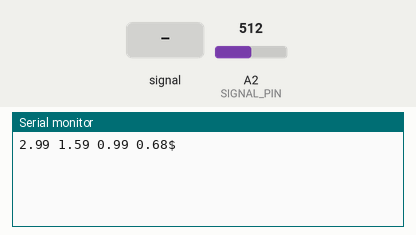
A sketch run on a simulated Arduino Uno, built with avr-gcc and run on an emulated ATmega328P. Shown: the last lines printed to the serial monitor. The test bench sets the inputs (shaded band); at power-on: A2 (SIGNAL_PIN) = 512.

Above: at 1.2 s.
1.3 s: A2 (SIGNAL_PIN) fed a 200 Hz sine of ±81 counts around its level
At 2.6 s:
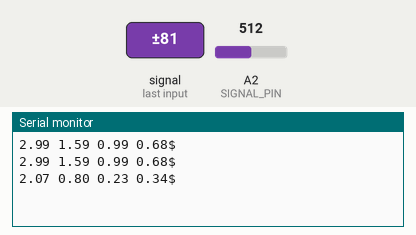
2.8 s: A2 (SIGNAL_PIN) set to 716
At 3.3 s:
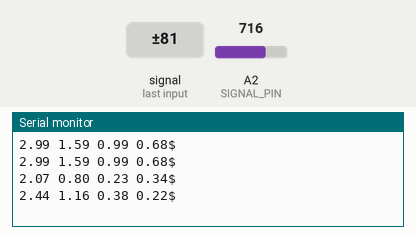
4.3 s: A2 (SIGNAL_PIN) fed a 1000 Hz sine of ±255 counts around its level
At 5.1 s:
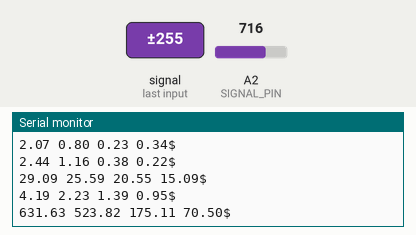
5.8 s: A2 (SIGNAL_PIN) set to 900
At 6.7 s:
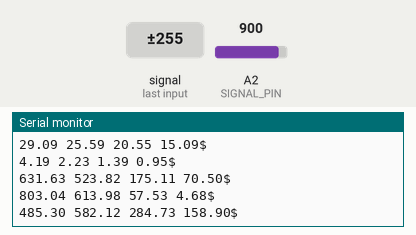
Timing chart, 0 to 8.3 s (numbered marks = the images above; inputs shaded):
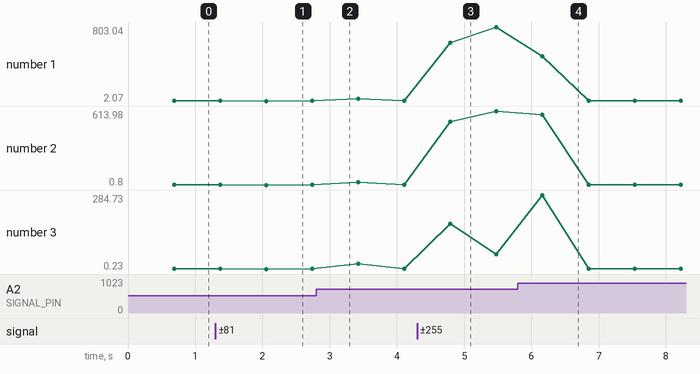

The sketch:

entry.ino
```cpp
#include <arduinoFFT.h>

#define BAUD_RATE 9600
#define SAMPLING_FREQ 256 //Hz
#define PERIOD_MICROS 1000000 / SAMPLING_FREQ

//We want as little delay on this as possible.
//Mind the sizes of the two 'double' arrays, dependent on this value!
#define MAX_SAMPLES 128

//Pins
#define SIGNAL_PIN A2

double samples[MAX_SAMPLES];
double magnitudes[MAX_SAMPLES];

int input = 0;
int prev_input = 0;

int samples_ix = 0;

unsigned long last_time = 0;

//Init FFT library.
arduinoFFT fft = arduinoFFT(samples, magnitudes, MAX_SAMPLES, SAMPLING_FREQ);

void getCorrespondingFreq(int i, String sep = "\n") {
  //i -> index of current sample [0; MAX_SAMPLES / 2]
  //freq_i = i * SAMPLING_FREQ / MAX_SAMPLES ->
  // -> [0; MAX_SAMPLES / 2] (/ MAX_SAMPLES) ->
  // -> [0; 1/2] -> (* SAMPLING_FREQ)        ->
  // -> [0; SAMPLING_FREQ / 2]
  float freq_i = (float)i * SAMPLING_FREQ / (float)MAX_SAMPLES;

  Serial.print(String(samples[i] / 10) + sep);
}

void setup() {
  Serial.begin(BAUD_RATE);
}

void loop() {
  input = analogRead(SIGNAL_PIN);

  if(samples_ix < MAX_SAMPLES) {
    unsigned long curr_time = micros();

    if(curr_time - last_time >= PERIOD_MICROS) {
      if(input < 1024) {
        samples[samples_ix++] = (double)(input);
        //Serial.println(input - prev_input);
      }

      last_time = curr_time;
      prev_input = input;
    }
  } else {
    fft.Windowing(FFT_WIN_TYP_HAMMING, FFT_FORWARD);
    fft.Compute(FFT_FORWARD);
    fft.ComplexToMagnitude();

//    for(int i = 0; i < MAX_SAMPLES / 2; i++) {
//      getCorrespondingFreq(i);
//    }

    getCorrespondingFreq(3, " ");
    getCorrespondingFreq(4, " ");
    getCorrespondingFreq(5, " ");
    getCorrespondingFreq(6, "$");
    Serial.print("\n");


    for(int i = 0; i < MAX_SAMPLES; i++) {
      samples[i] = 0;
      magnitudes[i] = 0;
    }

    //Serial.println("Done");
    samples_ix = 0;
  }
}
```

Measured:
- after the input at 1.3 s, the serial monitor: prints a new line after 0.76 s (image 1)
- after the input at 4.3 s, the serial monitor: prints a new line after 0.50 s (image 3)
- after the input at 5.8 s, the serial monitor: prints a new line after 0.37 s (image 4)
- plotted number 1: 2.99 → 2.44 after the input at 1.3 s, 2.44 → 4.19 after the input at 2.8 s, 4.19 → 803.04 after the input at 4.3 s, 803.04 → 5.26 after the input at 5.8 s
- plotted number 2: 1.59 → 1.16 after the input at 1.3 s, 1.16 → 2.23 after the input at 2.8 s, 2.23 → 613.98 after the input at 4.3 s, 613.98 → 2.8 after the input at 5.8 s
- plotted number 3: 0.99 → 0.38 after the input at 1.3 s, 0.38 → 1.39 after the input at 2.8 s, 1.39 → 57.53 after the input at 4.3 s, 57.53 → 1.75 after the input at 5.8 s
